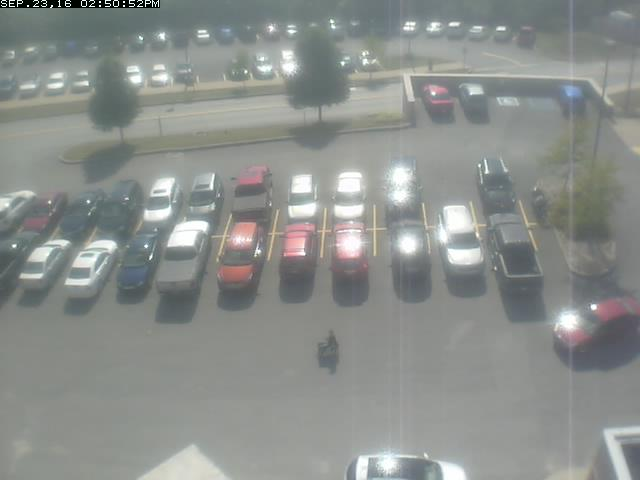
#> input picture Anthony_/img.jpg, 640 x 480 px
$ python horizontal.py   (Python 2 division)
#> lines starting #> are read from the running program, lines starting #| are printed output that depends on the picture; after the words box and inside, x2 and y2 are one past the last pixel; in counts of white or black regions, pixels touching at a corner belong together
from matplotlib import pyplot as plt
import numpy as np
import cv2
import json

def histogram(image):
    # grab the image channels, initialize the tuple of colors,
    # the figure and the flattened feature vector
    chans = cv2.split(image)
    colors = ("b", "g", "r")
    plt.figure()
    plt.title("'Flattened' Color Histogram")
    plt.xlabel("Bins")
    plt.ylabel("# of Pixels")
    features = []

    # loop over the image channels
    for (chan, color) in zip(chans, colors):
	    # create a histogram for the current channel and
	    # concatenate the resulting histograms for each
	    # channel
	    hist = cv2.calcHist([chan], [0], None, [256], [0, 256])
	    features.extend(hist)

	    # plot the histogram
	    plt.plot(hist, color = color)
	    plt.xlim([0, 256])

    # here we are simply showing the dimensionality of the
    # flattened color histogram 256 bins for each channel
    # x 3 channels = 768 total values -- in practice, we would
    # normally not use 256 bins for each channel, a choice
    # between 32-96 bins are normally used, but this tends
    # to be application dependent
    print "flattened feature vector size: %d" % (np.array(features).flatten().shape)
    plt.show()

def cutParkingSpot(img, points, idx):
    print "clipping: ", points[0]['x'], points[0]['y'], points[1]['x'], points[1]['y']
    parkingSpot = img[480 - int(points[0]['y']):480-int(points[1]['y']), int(points[0]['x']):int(points[1]['x'])]
    new_p_spot = img[480-int(points[0]['y']):480-int(points[1]['y']), int(points[0]['x']):int(points[1]['x'])]
    width, height = img.shape[:2]
    print width, height
    w,h = parkingSpot.shape[:2]
    print "w:h:", w,h
    res = cv2.resize(parkingSpot, (width/3, height/3))
    histogram(res)
    cv2.imshow("spot created", res)
    #cv2.imwrite('spot'+str(idx)+'.jpg',res)
    #cv2.imshow("m", img)
    cv2.waitKey(0)
    return

#find intersect between line and x coordinate
def find_Y_Intersect(line, x):
    intersect = int(round(line["slope"]*x + line["yInt"]))
    return intersect

#find intersect of 2 lines
def lines_intersect(line1, line2):
    print "intersect:", line1["slope"], line1["yInt"], line2["slope"], line2["yInt"]
    x = float(abs(line2["yInt"] - line1["yInt"])) / float(abs(line1["slope"] - line2["slope"]))
    y = line1["slope"]*x + line1["yInt"]
    print "returned:", x, y
    return [x, y]

#find slope of line
def find_Slope(line):
    slope = float(line["Ey"] - line["Sy"]) / float(line["Ex"] - line["Sx"])
    return slope

#find y intercept of line
def find_Y_Intercept(line):
    y_intercept = line["Sy"] - (line["slope"] * line["Sx"])
    return y_intercept


with open('parking.json') as data_file:
#> (reads Anthony_/parking.json from the repository)
    data = json.load(data_file)

# Create a black image
#img = np.zeros((512,512,3), np.uint8)
img = cv2.imread('img.jpg')
#> img is the input picture: shape (480, 640, 3); mean B, G, R 140.4, 143.5, 139.6
histogram(img)
#> the loop in histogram, `for (chan, color) in zip(chans, colors):` made 3 passes
#> color on passes 1 to 3: 'b', 'g', 'r'
#> after the loop in histogram, `for (chan, color) in zip(chans, colors):`: features = 768 items, first 6: [433], [45], [162], [56], [38], [45]
#| flattened feature vector size: 768

verticals = []
horizontals = []
points = {}

for i in range(0,4):
    print(chr(65+i))

    points = {
        "Sx": int(data[chr(65+i)][0]['x']),
        "Sy": 480 - int(data[chr(65+i)][0]['y']),
        "Ex": int(data[chr(65+i)][1]['x']),
        "Ey": 480 - int(data[chr(65+i)][1]['y'])
    }
    horizontals.append(points)

    cv2.line(img,(points["Sx"],480-points["Sy"]),(points["Ex"],480-points["Ey"]), (255,0,0), 1)
    #Calculate slope for line
    slope = find_Slope(points)

    #add slope and yIntercept
    horizontals[-1]["slope"] = slope
    horizontals[-1]["yInt"] = points["Sy"] - (slope * points["Sx"])
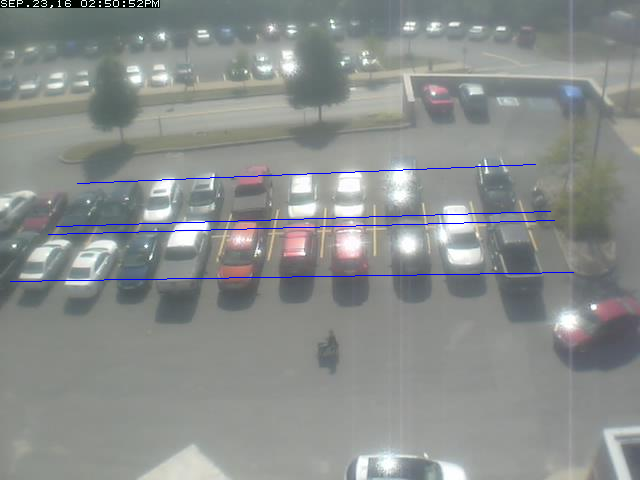
#> img: shape (480, 640, 3); 0.66% of pixels changed, all inside (x1, y1, x2, y2) = (10, 164, 574, 282)
#> after the loop, horizontals = 4 items
    #print "Hline:", horizontals[-1]["Sx"], horizontals[-1]["Sy"], horizontals[-1]["Ex"], horizontals[-1]["Ey"], horizontals[-1]["slope"], horizontals[-1]["yInt"]


#length of slopes
print "length of hor:", len(horizontals[-1])
#| length of hor: 6


verticals.append(
        {
            "Sx": int(data[chr(65+4)][0]['x']),
            "Sy": find_Y_Intersect(horizontals[0], int(data[chr(65+4)][0]['x'])),
            "Ex": int(data[chr(65+4)][1]['x']),
            "Ey": find_Y_Intersect(horizontals[3], int(data[chr(65+4)][1]['x']))
        }
    )
#> in find_Y_Intersect, `intersect = int(round(line["slope"]*x + line["yInt"]))`: intersect = 297

verticals[-1]["slope"] = find_Slope(verticals[-1])
verticals[-1]["yInt"] = find_Y_Intercept(verticals[-1])
#> in find_Y_Intercept, `y_intercept = line["Sy"] - (line["slope"] * line["Sx"])`: y_intercept = 184.4

points = []
#process vertical lines
for i in range(5,16):
    print "i is", i
    x1 = int(data[chr(65+i)][0]['x'])

    x2 = int(data[chr(65+i)][1]['x'])

    #get y intersection value for both x values with 1st and 4th line respectively
    y1 = find_Y_Intersect(horizontals[0], x1)
    y2 = find_Y_Intersect(horizontals[3], x2)

    print x1,y1,x2,y2

    #add points to vertical list
    verticals.append(
        {
            "Sx": x1,
            "Sy": y1,
            "Ex": x2,
            "Ey": y2
        }
    )

    #find slope and y intercept for the line
    verticals[-1]["slope"] = find_Slope(verticals[-1])
    verticals[-1]["yInt"] = find_Y_Intercept(verticals[-1])

    print "Vline:",verticals[-1]["Sx"], verticals[-1]["Sy"], verticals[-1]["Ex"], verticals[-1]["Ey"], verticals[-1]["slope"], verticals[-1]["yInt"]
    cv2.line(img, (x1,480-y1), (x2,480-y2), (255,0,0), 1)

    #we need a point object(or array ?) with the top left point and bottom right point
    points = []
    points = [
        {
            'x': verticals[-2]["Sx"],
            'y': verticals[-2]["Sy"]
        }
    ]

    #get intersection of current vertical line and second horizontal line
    intersect_point = lines_intersect(verticals[-1], horizontals[1])
    points.append(
        {
            'x': int(round(intersect_point[0])),
            'y': int(round(intersect_point[1]))
        }
    )

    #print "clipped:", points[0]['x'], points[0]['y'], points[1]['x'], points[1]['y']
    #cut the top parking spot
    cutParkingSpot(img, points, i)

    #print "h2:", horizontals[2]["slope"], horizontals[2]["yInt"]

    #get intersections for previous vertical line with 3rd horizontal, and current vertical with 4th horizontal
    intersect_point = lines_intersect(verticals[-2], horizontals[2])
    intersect_point1 = lines_intersect(verticals[-1], horizontals[3])

    points = [
        {
            'x': int(round(intersect_point[0])),
            'y': int(round(intersect_point[1]))
        },
        {
            'x': int(round(intersect_point1[0])),
            'y': int(round(intersect_point1[1]))
        }
    ]

    #cut parking spot with intersections from above
    print "clipped2:", points[0]['x'], points[0]['y'], points[1]['x'], points[1]['y']
    cutParkingSpot(img, points, i*4)
    print
#> this loop made 11 passes
#> (y1, y2, slope in find_Slope, y_intercept in find_Y_Intercept) on passes 1 to 11: (298, 200, 1.72, 112.3), (300, 200, 2.17, -19.57), (302, 201, 2.73, -208.5), (304, 202, 3.78, -587.6), (306, 203, 6.44, -1515.8), (307, 204, 25.75, -8113.2), (309, 205, -26, 10007), (311, 206, -9.55, 4339.2), (313, 207, -3.53, 1963.1), (315, 208, -2.61, 1643.4), (316, 208, -2.84, 1836.5)
#> (printed output is left out)
#> pass 1, in cutParkingSpot, `res = cv2.resize(parkingSpot, (width/3, height/3))`:
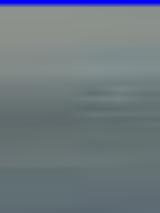
#> res: shape (213, 160, 3); mean of channels 0, 1, 2 127.1, 120.8, 109.8; drawn as B, G, R
#> pass 1, in histogram (call 2), `plt.show()`:
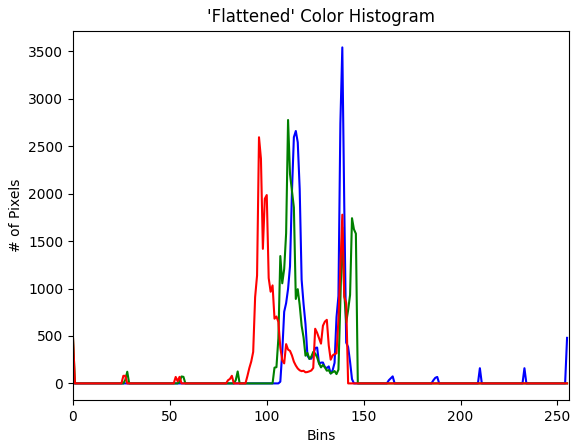
#> figure drawn by matplotlib, 1 panel; curve peaks at x = 139, y = 3541; curve peaks at x = 111, y = 2776; curve peaks at x = 96, y = 2594
#> pass 1, in cutParkingSpot (call 2), `res = cv2.resize(parkingSpot, (width/3, height/3))`:
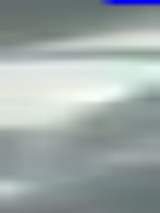
#> res: shape (213, 160, 3); mean of channels 0, 1, 2 166.3, 168, 157.4; drawn as B, G, R
#> pass 1, in histogram (call 3), `plt.show()`:
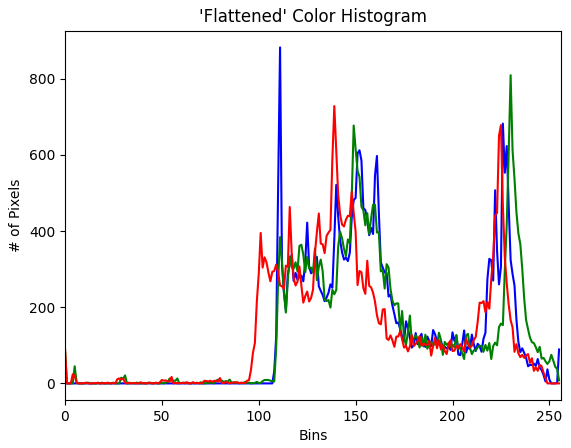
#> figure drawn by matplotlib, 1 panel; curve peaks at x = 111, y = 882; curve peaks at x = 230, y = 809; curve peaks at x = 139, y = 728
#> pass 2, in histogram (call 5), `plt.show()`:
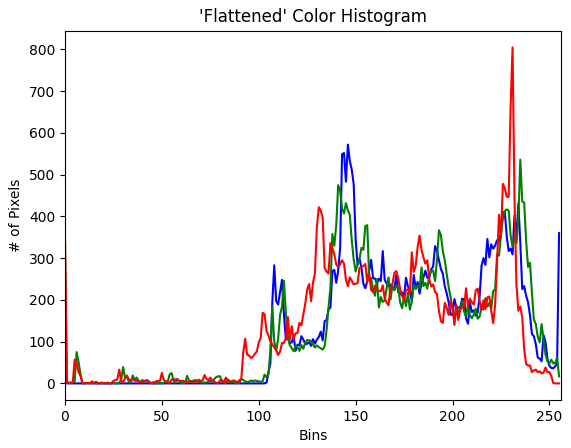
#> figure drawn by matplotlib, 1 panel; curve peaks at x = 146, y = 572; curve peaks at x = 235, y = 536; curve peaks at x = 231, y = 805
#> after the loop:
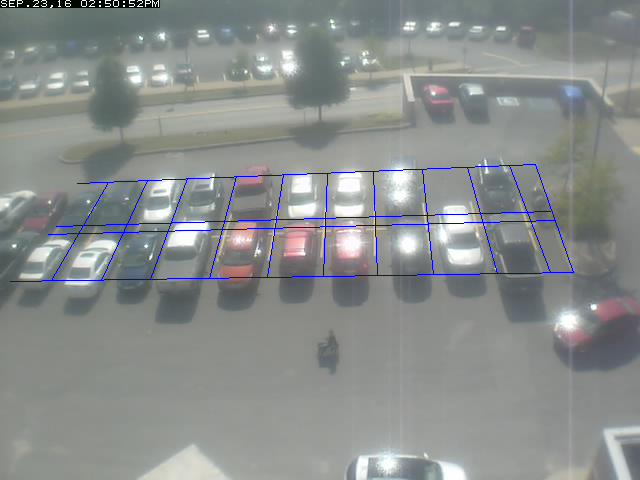
#> img: shape (480, 640, 3); 0.36% of pixels changed, all inside (x1, y1, x2, y2) = (52, 165, 574, 280)
#> after the loop, verticals = 12 items


cv2.imwrite('horz.jpg',img)
#cutParkingSpot(img)
